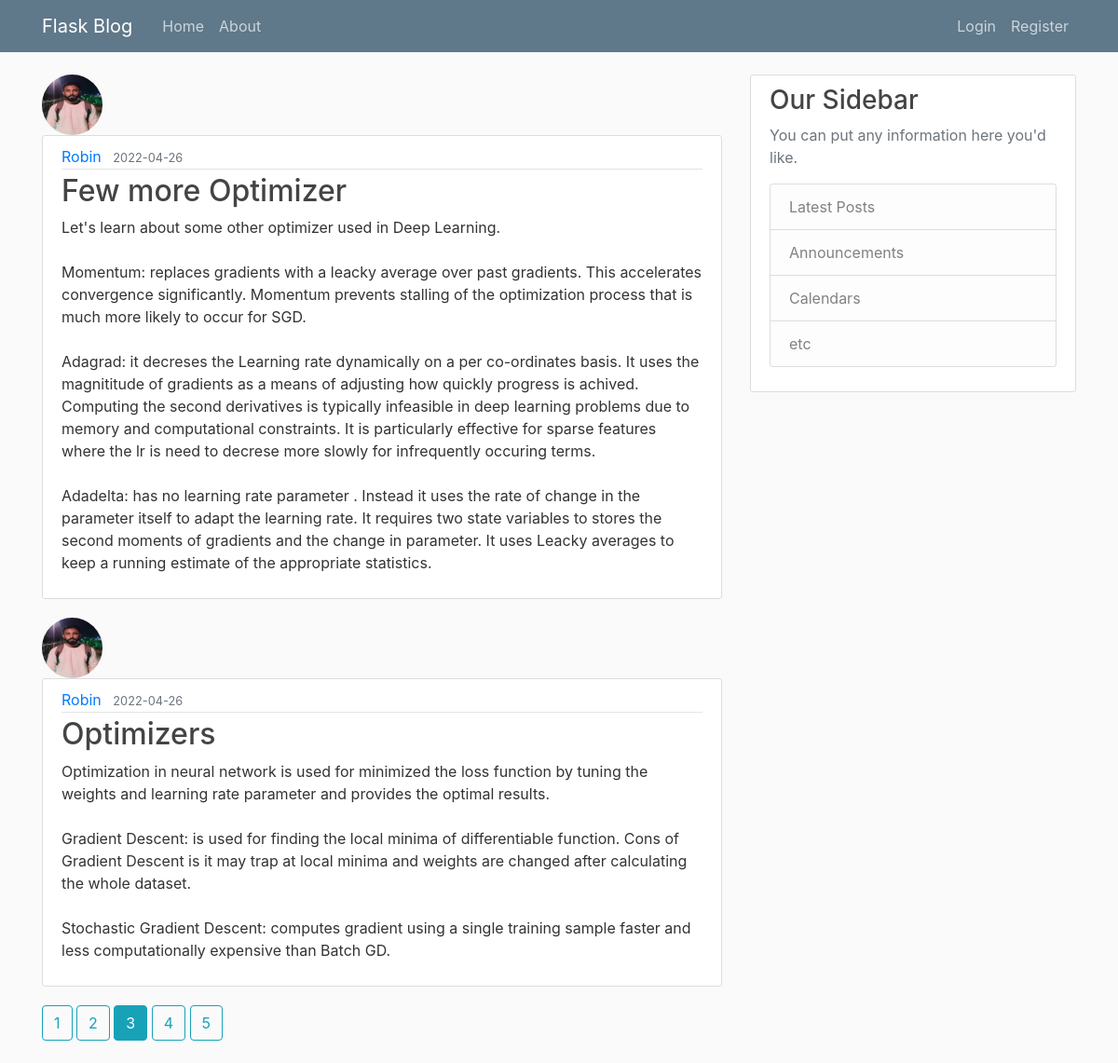
Screenshot of /home?page=3 with the database file from the repository.
### flaskblog/models.py (models this page shows, shortened)
class Post(db.Model):
    id = db.Column(db.Integer, primary_key=True)
    title = db.Column(db.String(100), nullable=False)
    date_posted = db.Column(db.DateTime, nullable=False, default = datetime.utcnow)
    content = db.Column(db.Text, nullable=False)
    user_id = db.Column(db.Integer, db.ForeignKey('user.id'), nullable = False)

class User(db.Model, UserMixin):
    id = db.Column(db.Integer, primary_key=True)
    username = db.Column(db.String(20), unique=True, nullable=False)
    email = db.Column(db.String(120), unique = True, nullable=False)
    image_file = db.Column(db.String(20), nullable= False, default= 'default.jpg')
    password = db.Column(db.String(60), nullable=False)
    posts = db.relationship('Post', backref='author', lazy=True)

### flaskblog/routes.py (the view)
@app.route("/")
@app.route("/home")
def home():
    page = request.args.get('page',1, type=int)
    posts = Post.query.order_by(Post.date_posted.desc()).paginate(per_page=2)
    return render_template("index.html", posts=posts)

### flaskblog/templates/index.html
{% extends "layout.html" %}
{% block content %}
    {% for post in posts.items %}
        <img class="rounded-circle article-img" src="{{ url_for('static', filename='profile_pics/' + post.author.image_file) }}">
        <article class="media content-section">
          <div class="media-body">
            <div class="article-metadata">
              <a class="mr-2" href="{{ url_for('user_posts', username=post.author.username) }}">{{ post.author.username }}</a>
              <small class="text-muted">{{ post.date_posted.strftime('%Y-%m-%d') }}</small>
            </div>
            <h2><a class="article-title" href="{{ url_for('post', post_id=post.id) }}">{{ post.title }}</a></h2>
            <p class="article-content">{{ post.content }}</p>
          </div>
        </article>
    {% endfor %}
    {% for page_num in posts.iter_pages(left_edge=1, right_edge=1, left_current=1, right_current=2) %}
        {% if page_num %}
            {% if posts.page == page_num %}
                <a class="btn btn-info mb-4" href="{{ url_for('home',page=page_num) }}">{{ page_num }}</a>
            {% else %}
                <a class="btn btn-outline-info mb-4" href="{{ url_for('home',page=page_num) }}">{{ page_num }}</a>
            {% endif %}
        {% else %}
            ...
        {% endif %}
    {% endfor %}
{% endblock content %}

### flaskblog/static/main.css (style rules this page uses)
body { background: #fafafa; color: #333333; margin-top: 5rem; }
h1, h2, h3, h4, h5, h6 { color: #444444; }
.content-section { background: #ffffff; padding: 10px 20px; border: 1px solid #dddddd; border-radius: 3px; margin-bottom: 20px; }
.article-title { color: #444444; }
.article-content { white-space: pre-line; }
.article-img { height: 65px; width: 65px; margin-right: 16px; }
.article-metadata { padding-bottom: 1px; margin-bottom: 4px; border-bottom: 1px solid #e3e3e3 }

### rows the page displays
Post: image_file (picture), author.username "Robin", date_posted "2022-04-26", title "Few more Optimizer", content "Let's learn about some other optimizer used in Deep Learning. Momentum: replaces gradients with a leacky average over past gradients. This accelerates convergence significantly. Momentum prevents stalling of the optimization process that is much more likely to occur for SGD. Adagrad: it decreses the Learning rate dynamically on a per co-ordinates basis. It uses the magnititude of gradients as a means of adjusting how quickly progress is achived. Computing the second derivatives is typically infeasible in deep learning problems due to memory and computational constraints. It is particularly effective for sparse features where the lr is need to decrese more slowly for infrequently occuring…"
Post: image_file (picture), author.username "Robin", date_posted "2022-04-26", title "Optimizers", content "Optimization in neural network is used for minimized the loss function by tuning the weights and learning rate parameter and provides the optimal results. Gradient Descent: is used for finding the local minima of differentiable function. Cons of Gradient Descent is it may trap at local minima and weights are changed after calculating the whole dataset. Stochastic Gradient Descent: computes gradient using a single training sample faster and less computationally expensive than Batch GD."

### other values shown
{{ page_num }} "1" "2" "4" "5"
{{ page_num }} "3"
